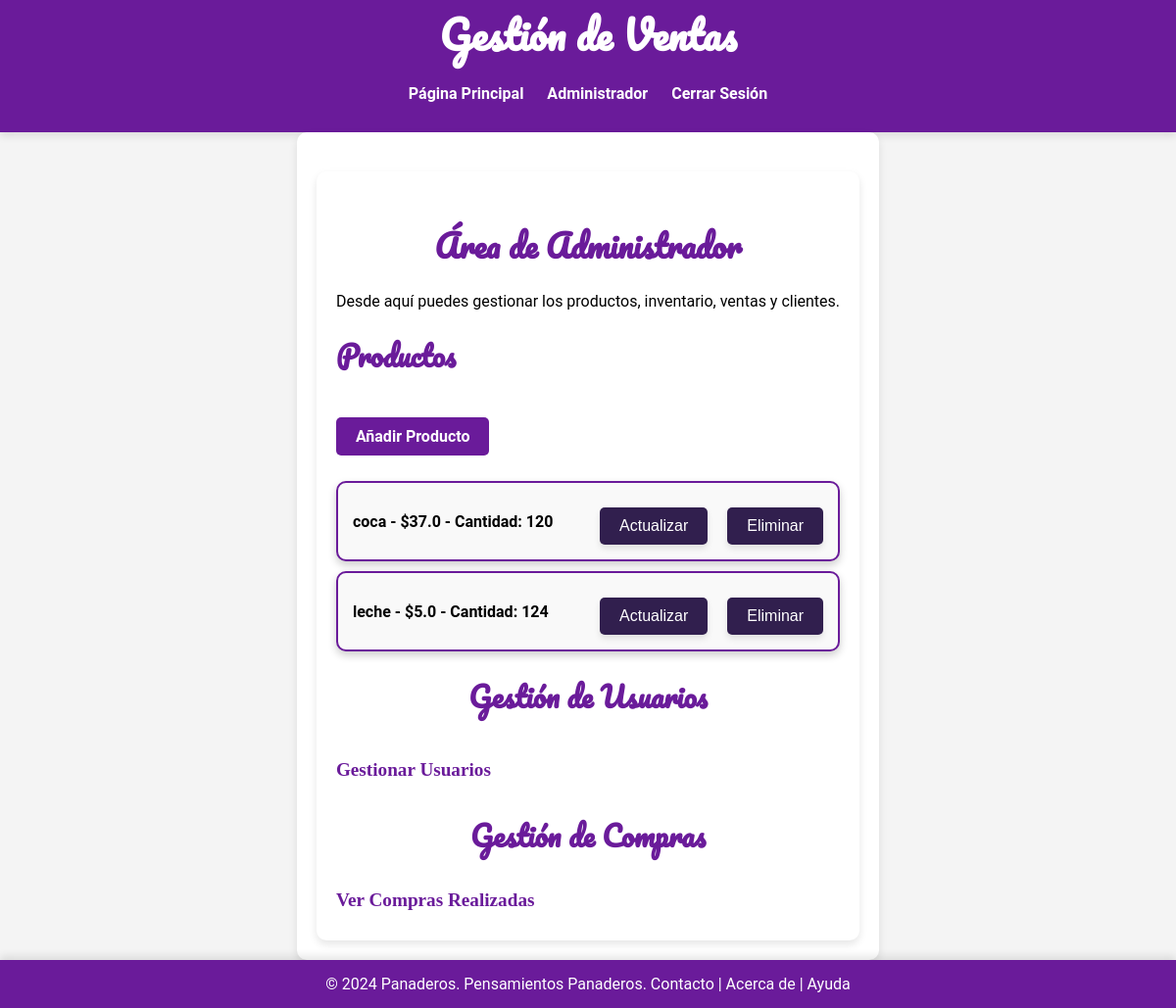
Page /administrador (signed in) on the committed database.
### app.py (models this page shows)
class Producto(db.Model):
    id = db.Column(db.Integer, primary_key=True)
    nombre = db.Column(db.String(100), nullable=False)
    precio = db.Column(db.Float, nullable=False)
    cantidad = db.Column(db.Integer, nullable=False)
    imagen = db.Column(db.String(20), nullable=False, default='default.jpg')

### app.py (the view)
@app.route('/administrador')
@login_required
def administrador():
    if current_user.rol != 'admin':
        flash('Acceso denegado')
        return redirect(url_for('index'))
    productos = Producto.query.all()
    return render_template('administrador.html', productos=productos)

### app.py (called while the page is built)
@login_manager.user_loader
def cargar_usuario(usuario_id):
    with Session(db.engine) as session:
        return session.get(Usuario, int(usuario_id))

### templates/administrador.html
{% extends "layout.html" %}
{% block content %}
<div class="administrador-container">
    <h2 class="administrador-header">Área de Administrador</h2>
    <p>Desde aquí puedes gestionar los productos, inventario, ventas y clientes.</p>
    <h3>Productos</h3>
    <a href="{{ url_for('agregar_producto') }}" class="btn-link">Añadir Producto</a>
    <ul class="productos">
        {% for producto in productos %}
        <li>
            <span>{{ producto.nombre }} - ${{ producto.precio }} - Cantidad: {{ producto.cantidad }}</span>
            <a href="{{ url_for('actualizar_producto', producto_id=producto.id) }}"><button>Actualizar</button></a>
            <form method="post" action="{{ url_for('eliminar_producto', producto_id=producto.id) }}" style="display:inline;">
                <button type="submit">Eliminar</button>
            </form>
        </li>
        {% endfor %}
    </ul>
    <h3 class="gestion-usuarios-header">Gestión de Usuarios</h3>
    <a href="{{ url_for('gestion_clientes') }}" class="link-gestion">Gestionar Usuarios</a>
    <h3 class="gestion-compras-header">Gestión de Compras</h3>
    <a href="{{ url_for('gestionar_compras') }}" class="link-gestion">Ver Compras Realizadas</a>
</div>
{% endblock %}

### static/css/styles.css (style rules this page uses)
body { display: flex; flex-direction: column; min-height: 100vh; font-family: 'Roboto', sans-serif; margin: 0; padding: 0; background-color: #f4f4f4; }
h1, h2 { color: #333; }
h2 { font-family: 'Pacifico', cursive; font-size: 2em; color: #6A1B9A; }
button, input[type="submit"] { padding: 10px 20px; background-color: #303F9F; color: white; border: none; cursor: pointer; border-radius: 5px; margin-top: 10px; box-shadow: 0 4px 6px rgba(0, 0, 0, 0.1); transition: background-color 0.3s ease, box-shadow 0.3s ease; }
ul.productos { list-style-type: none; padding: 0; }
ul.productos li { background: #fff; margin: 10px 0; padding: 15px; border-radius: 5px; box-shadow: 0 4px 6px rgba(0, 0, 0, 0.1); display: flex; justify-content: space-between; align-items: center; transition: transform 0.3s ease, box-shadow 0.3s ease; }
ul.productos li span { flex-grow: 1; margin-right: 20px; }
ul.productos li button { margin-left: 10px; }
a { color: #6A1B9A; text-decoration: none; }
.administrador-container { background-color: white; padding: 20px; border-radius: 10px; box-shadow: 0 4px 8px rgba(0,0,0,0.1); margin-top: 20px; }
.administrador-header { font-family: 'Pacifico', cursive; color: #6A1B9A; text-align: center; margin-bottom: 20px; }
.administrador-container h3 { color: #6A1B9A; margin-top: 20px; font-family: 'Pacifico', cursive; font-size: 1.8em; }
.administrador-container .gestion-usuarios-header { text-align: center; }
.administrador-container a { color: #6A1B9A; text-decoration: none; font-weight: bold; margin-right: 10px; }
.administrador-container .btn-link { display: inline-block; margin: 10px 0; padding: 10px 20px; background-color: #6A1B9A; color: white; border-radius: 5px; text-decoration: none; transition: background-color 0.3s ease; }
.administrador-container .link-gestion { display: inline-block; margin: 10px 0; color: #6A1B9A; text-decoration: none; font-weight: bold; font-family: 'Georgia', serif; font-size: 1.2em; position: relative; transition: color 0.3s ease; }
.administrador-container .link-gestion::after { content: ''; position: absolute; width: 100%; height: 2px; bottom: -2px; left: 0; background-color: #6A1B9A; transform: scaleX(0); transform-origin: bottom right; transition: transform 0.3s ease; }
ul.productos li { background: #f9f9f9; margin: 10px 0; padding: 15px; border-radius: 10px; box-shadow: 0 4px 8px rgba(0, 0, 0, 0.2); border: 2px solid #6A1B9A; display: flex; justify-content: space-between; align-items: center; transition: transform 0.3s ease, box-shadow 0.3s ease, color 0.3s ease; }
ul.productos li span { flex-grow: 1; margin-right: 20px; font-weight: bold; }
ul.productos li button { margin-left: 10px; padding: 10px 20px; background-color: #311f4e; color: white; border: none; border-radius: 5px; cursor: pointer; transition: background-color 0.3s ease, box-shadow 0.3s ease, transform 0.3s ease; }
button, input[type="submit"] { padding: 10px 20px; background-color: #6A1B9A; color: white; border: 2px solid #6A1B9A; border-radius: 5px; cursor: pointer; font-size: 1em; transition: background-color 0.3s ease, box-shadow 0.3s ease, transform 0.3s ease; }
.gestion-compras-header { font-family: 'Pacifico', cursive; color: #6A1B9A; text-align: center; margin-bottom: 20px; }

### rows in the picture
Producto: nombre "coca", precio "37.0", cantidad "120"
Producto: nombre "leche", precio "5.0", cantidad "124"
